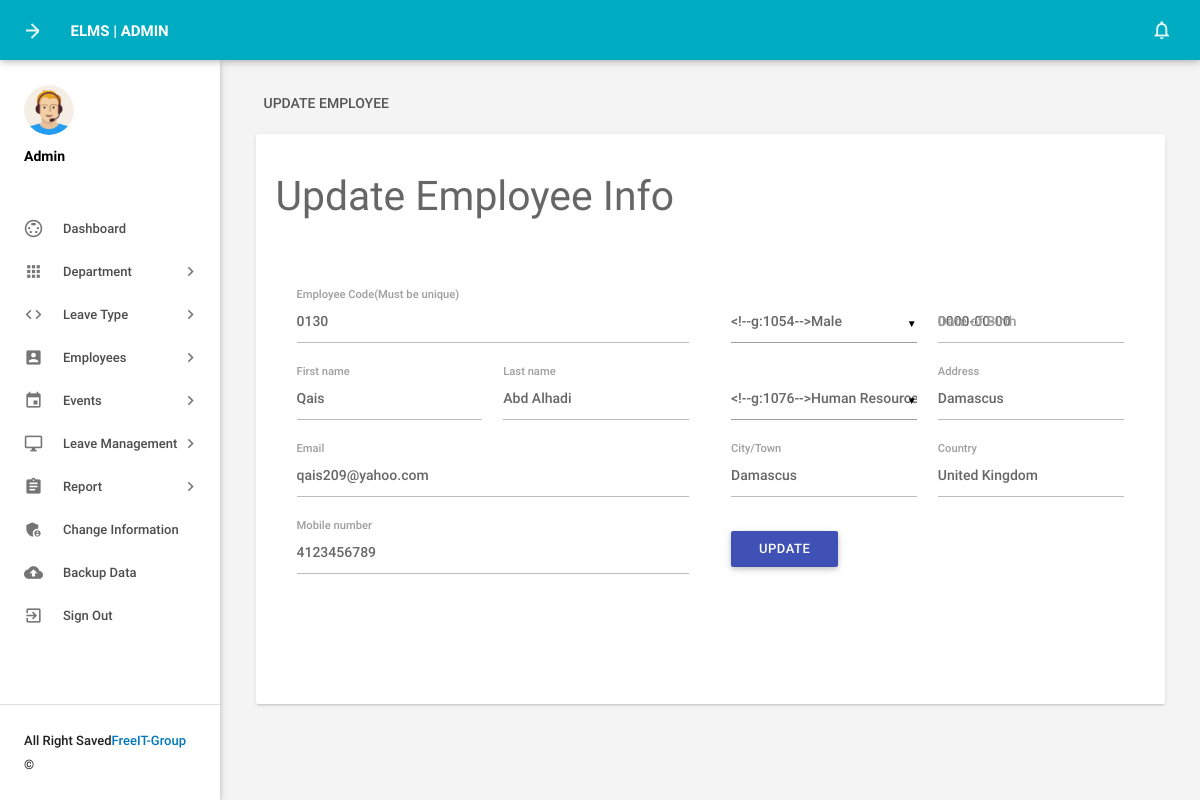
The page /admin/editemployee.php?empid=4 (signed in) on the database its author committed.
### tables this page shows
CREATE TABLE `tblemployees` (
  `id` int(11) NOT NULL,
  `EmpId` varchar(100) NOT NULL,
  `FirstName` varchar(150) NOT NULL,
  `LastName` varchar(150) NOT NULL,
  `EmailId` varchar(200) NOT NULL,
  `Password` varchar(180) NOT NULL,
  `Gender` varchar(100) NOT NULL,
  `Dob` date DEFAULT '0000-00-00',
  `Department` varchar(255) NOT NULL,
  `Address` varchar(255) NOT NULL,
  `City` varchar(200) NOT NULL,
  `Country` varchar(150) NOT NULL,
  `Phonenumber` char(11) NOT NULL,
  `Status` int(1) NOT NULL,
  `RegDate` timestamp NOT NULL DEFAULT CURRENT_TIMESTAMP,
  `Passport_valid` date DEFAULT NULL,
  `idcard_valid` date DEFAULT NULL,
  `Visa_valid` date DEFAULT NULL,
  `roll` int(11) NOT NULL DEFAULT '0'
);

### admin/editemployee.php (the view, shortened to what this page needs)
<?php
include('includes/config.php');
if(strlen($_SESSION['alogin'])==0)
    {
header('location:index.php');
}
else{
    ?>
<!DOCTYPE html>
<html lang="en">
    <head>
        <link type="text/css" rel="stylesheet" href="../assets/plugins/materialize/css/materialize.min.css"/>
        <link href="../assets/plugins/material-preloader/css/materialPreloader.min.css" rel="stylesheet">
        <link href="../assets/css/alpha.min.css" rel="stylesheet" type="text/css"/>
        <link href="../assets/css/custom.css" rel="stylesheet" type="text/css"/>
    </head>
    <body>
  <?php include('includes/header.php');?>
       <?php include('includes/sidebar.php');?>
   <main class="mn-inner">
                <div class="row">
                    <div class="col s12">
                        <div class="page-title">Update employee</div>
                    </div>
                    <div class="col s12 m12 l12">
                        <div class="card">
                            <div class="card-content">
                                <form id="example-form" method="post" name="updatemp">
                                    <div>
                                        <h3>Update Employee Info</h3>
                                        <section>
                                            <div class="wizard-content">
                                                <div class="row">
                                                    <div class="col m6">
                                                        <div class="row">
<?php
$eid=intval($_GET['empid']);
$sql = "SELECT * from  tblemployees where id=:eid";
$query = $dbh -> prepare($sql);
$query -> bindParam(':eid',$eid, PDO::PARAM_STR);
$query->execute();
$results=$query->fetchAll(PDO::FETCH_OBJ);
if($query->rowCount() > 0)
{
foreach($results as $result)
{               ?>
 <div class="input-field col  s12">
<label for="empcode">Employee Code(Must be unique)</label>
<input  name="empcode" id="empcode" value="<?php echo htmlentities($result->EmpId);?>" type="text" autocomplete="off" readonly required>
</div>
<div class="input-field col m6 s12">
<label for="firstName">First name</label>
<input id="firstName" name="firstName" value="<?php echo htmlentities($result->FirstName);?>"  type="text" required>
</div>
<div class="input-field col m6 s12">
<label for="lastName">Last name </label>
<input id="lastName" name="lastName" value="<?php echo htmlentities($result->LastName);?>" type="text" autocomplete="off" required>
</div>
<div class="input-field col s12">
<label for="email">Email</label>
<input  name="email" type="email" id="email" value="<?php echo htmlentities($result->EmailId);?>" readonly autocomplete="off" required>
</div>
<div class="input-field col s12">
<label for="phone">Mobile number</label>
<input id="phone" name="mobileno" type="tel" value="<?php echo htmlentities($result->Phonenumber);?>" maxlength="10" autocomplete="off" required>
 </div>
</div>
</div>
<div class="col m6">
<div class="row">
<div class="input-field col m6 s12">
</div>
<div class="input-field col m6 s12">
<label for="birthdate">Date of Birth</label>
<input id="birthdate" name="dob"  class="datepicker" value="<?php echo htmlentities($result->Dob);?>" >
</div>
<div class="input-field col m6 s12">
</div>
<div class="input-field col m6 s12">
<label for="address">Address</label>
<input id="address" name="address" type="text"  value="<?php echo htmlentities($result->Address);?>" autocomplete="off" required>
</div>
<div class="input-field col m6 s12">
<label for="city">City/Town</label>
<input id="city" name="city" type="text"  value="<?php echo htmlentities($result->City);?>" autocomplete="off" required>
 </div>
<div class="input-field col m6 s12">
<label for="country">Country</label>
<input id="country" name="country" type="text"  value="<?php echo htmlentities($result->Country);?>" autocomplete="off" required>
</div>
<?php }}?>
<div class="input-field col s12">
<button type="submit" name="update"  id="update" class="waves-effect waves-light btn indigo m-b-xs">UPDATE</button>
</div>
                                                        </div>
                                                    </div>
                                                </div>
                                            </div>
                                        </section>
                                    </div>
                                </form>
                            </div>
                        </div>
                    </div>
                </div>
            </main>
        </div>
        <div class="left-sidebar-hover"></div>
    </body>
</html>
<?php } ?>

### rows shown on the page
tblemployees: empcode "0130", firstName "Qais", lastName "Abd Alhadi", email "qais209@yahoo.com", mobileno "4123456789", dob "0000-00-00", address "Damascus", city "Damascus", country "United Kingdom"
